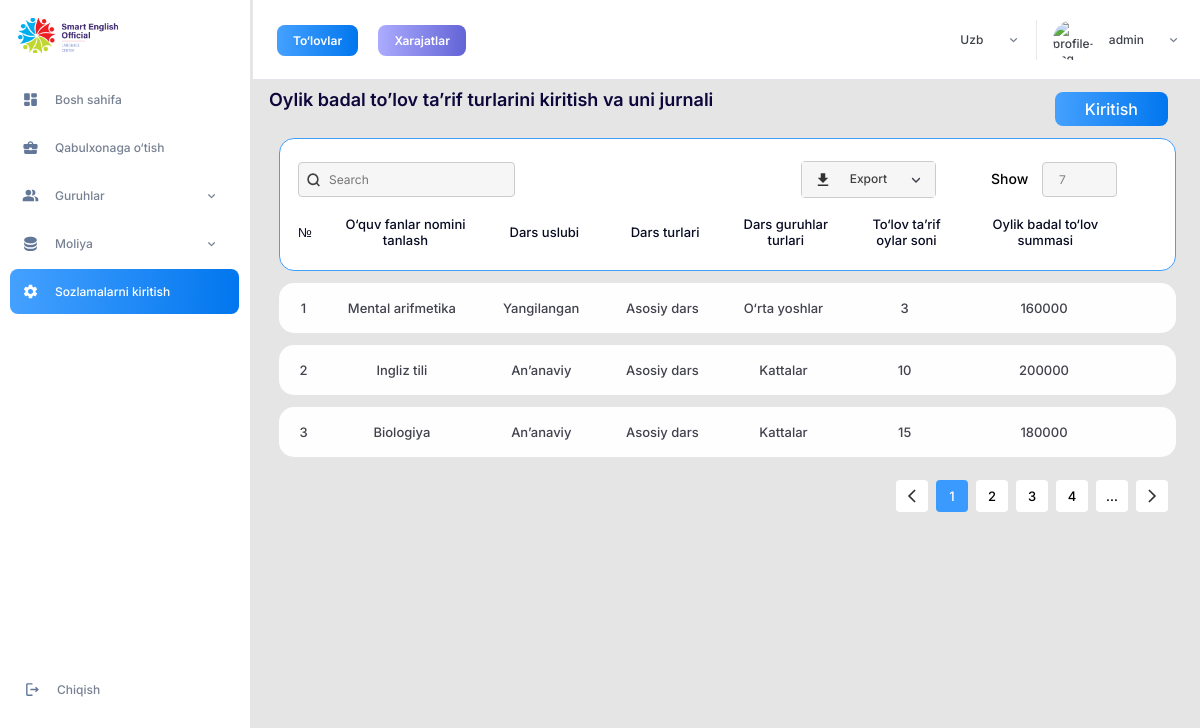
The page /salary/ (signed in) on the database its author committed.
### settings/models.py (models this page shows)
class Salary(models.Model):
    subject_name = models.CharField(max_length=255)
    lesson_pattern = models.CharField(max_length=255)
    lesson_type = models.CharField(max_length=255)
    group_type = models.CharField(max_length=255)
    month_amount = models.IntegerField()
    monthly_fee = models.IntegerField()
    class Meta:
        verbose_name = 'salary'
        verbose_name_plural = 'salary'

### settings/views.py (the view)
# urls.py: path('salary/', views.salary, name='salary'),
def salary(request):
	salary = Salary.objects.all()
	return render(request, 'salary.html', {'salary':salary})

### templates/salary.html (shortened to what this page needs)
{% extends "base.html" %}
{% load static%}
{% block content %}
		<div class="content">
			<aside class="navbar">
				<a class="logo" href="{% url 'settings:dashboard' %}"><img src="{% static 'images/logo.png'%}" alt="logo"></a>
				<ul class="menu">
					<li class="menu__item">
						<a class="menu__link" href="{% url 'settings:dashboard'%}">
						Bosh sahifa</a></li>
					<li class="menu__item">
						<a class="menu__link" href="#">
						Qabulxonaga o‘tish
						</a>
					</li>
					<li class="menu__item menu-group">
						<a class="menu__link menu-link--dropdown" href="#">
						Guruhlar
					</a>
					</li>
					<li class="menu__item menu-finance">
						<a class="menu__link menu-link--dropdown" href="#">
							Moliya
						</a>
					</li>
					<li class="menu__item">
						<a class="menu__link menu__link--active" href="{% url 'settings:config' %}">
						Sozlamalarni kiritish
						</a>
					</li>
				</ul>
				<a class="logout-btn" href="{% url 'settings:login'%}">
						Chiqish
				</a>
			</aside>
			<header class="header">
			<div class="header-info">
				<a class="header-info__item header-info__item--active" href="#">To‘lovlar</a>
				<a class="header-info__item" href="#">Xarajatlar</a>
			</div>
			<div class="header-profile">
				<div class="language">
					<a class="language__item" href="#">Uzb</a>
				</div>
				<a class="profile" href="#">
					<img class="profile__img" src="{{ request.user.profile.photo.url }}" alt="profile-img">
					<div class="profile__name">{{ user.username }}</div>
				</a>
			</div>
			</header>
			<div class="content-item">
				<div class="build-title">
					<h3 class="page-title">
						Oylik badal to’lov ta’rif turlarini kiritish va uni jurnali
					</h3>
					<a class="enter" href="#">Kiritish</a>
				</div>
				<div class="container">
					<div class="build-search">
						<div class="build-top">
							<div class="build-top__item">
								<input type="text" name="build-search" placeholder="Search">
								<img class="build-search__img" src="{% static 'images/search.svg'%}" alt="search">
							</div>
							<div class="build-top__item build-export__second">
								<ul class="build-export">
									<li class="build-export__item">Export</li>
								</ul>
								<div class="build-export__number">
									<span>Show</span> <input type="number" name="number" value="7">
								</div>
							</div>
						</div>
						<ul class="salary-table build-table build-table--bold ">
							<li class="build-table__item build-table__item--1">
								№
							</li>
							<li class="build-table__item build-table__item--2">
								O‘quv fanlar nomini tanlash
							</li>
							<li class="build-table__item build-table__item--3">
								Dars uslubi
							</li>
							<li class="build-table__item build-table__item--4">
								Dars turlari
							</li>
							<li class="build-table__item build-table__item--5">
								Dars guruhlar turlari
							</li>
							<li class="build-table__item build-table__item--6">
								To‘lov ta’rif oylar soni
							</li>
							<li class="build-table__item build-table__item--7">
								Oylik badal to‘lov summasi
							</li>
						</ul>
					</div>
					{% for s in salary %}
					<ul class="salary-table build-table build-table--light build-table__item">
						<li class="build-table__item build-table__item--1">
							{{s.id}}
						</li>
						<li class="build-table__item build-table__item--2">
							{{s.subject_name}}
						</li>
						<li class="build-table__item build-table__item--3">
							{{s.lesson_pattern}}
						</li>
						<li class="build-table__item build-table__item--4">
							{{s.lesson_type}}
						</li>
						<li class="build-table__item build-table__item--5">
							{{s.group_type}}
						</li>
						<li class="build-table__item build-table__item--6">
							{{s.month_amount}}
						</li>
            			<li class="build-table__item build-table__item--6">
							{{ s.monthly_fee}}
						</li>
						<li class="build-table__item build-table__item--7">
						</li>
					</ul>
					{% endfor %}
          			<ul class="pagination">
						<li><a class="pagination__item" href="#"><img src="{% static 'images/pagination-arrow-left.svg' %}" alt="pagination icon"></a></li>
						<li><a class="pagination__item pagination__item--active" href="#">1</a></li>
						<li><a class="pagination__item" href="#">2</a></li>
						<li><a class="pagination__item" href="#">3</a></li>
						<li><a class="pagination__item" href="#">4</a></li>
						<li class="pagination__item pagination-more">...</li>
						<li><a class="pagination__item" href="#"><img src="{% static 'images/pagination-arrow-right.svg'%}" alt="pagination icon"></li></a>
					</ul>
				</div>
			</div>
		</div>
{% endblock content %}

### rows shown on the page
Salary: id "1", subject_name "Mental arifmetika", lesson_pattern "Yangilangan", lesson_type "Asosiy dars", group_type "O‘rta yoshlar", month_amount "3", monthly_fee "160000"
Salary: id "2", subject_name "Ingliz tili", lesson_pattern "An’anaviy", lesson_type "Asosiy dars", group_type "Kattalar", month_amount "10", monthly_fee "200000"
Salary: id "3", subject_name "Biologiya", lesson_pattern "An’anaviy", lesson_type "Asosiy dars", group_type "Kattalar", month_amount "15", monthly_fee "180000"

### other values the page prints
{{ user.username }} "admin"
